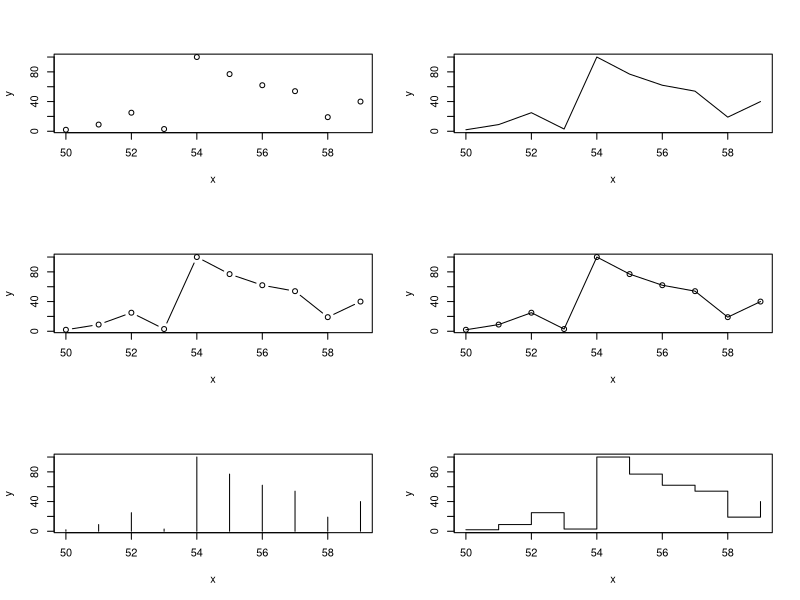
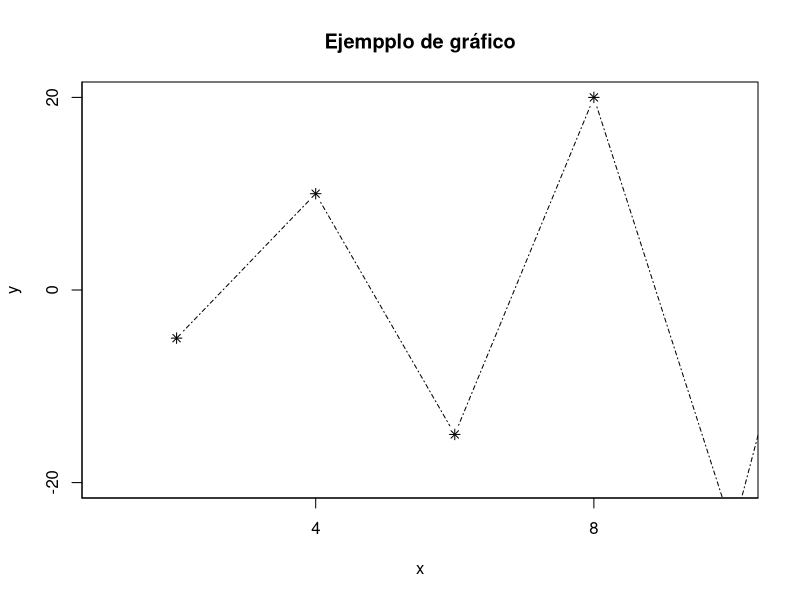
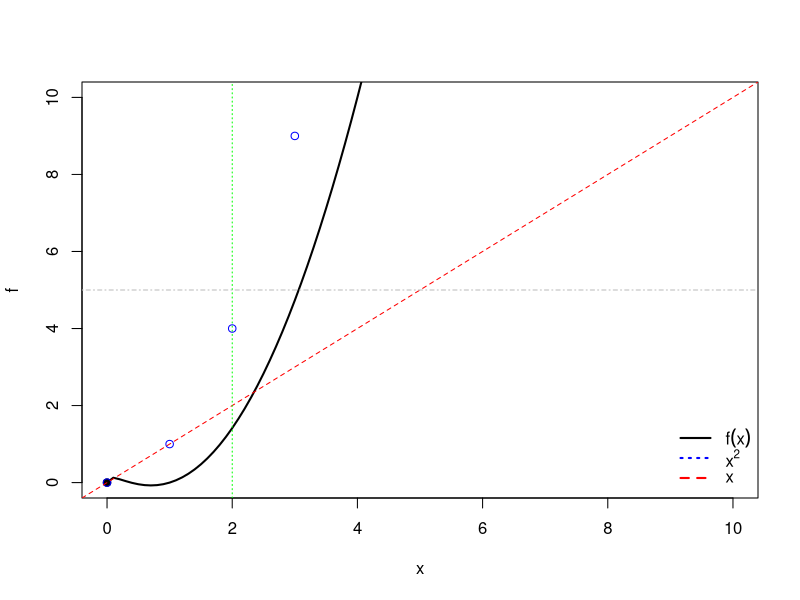
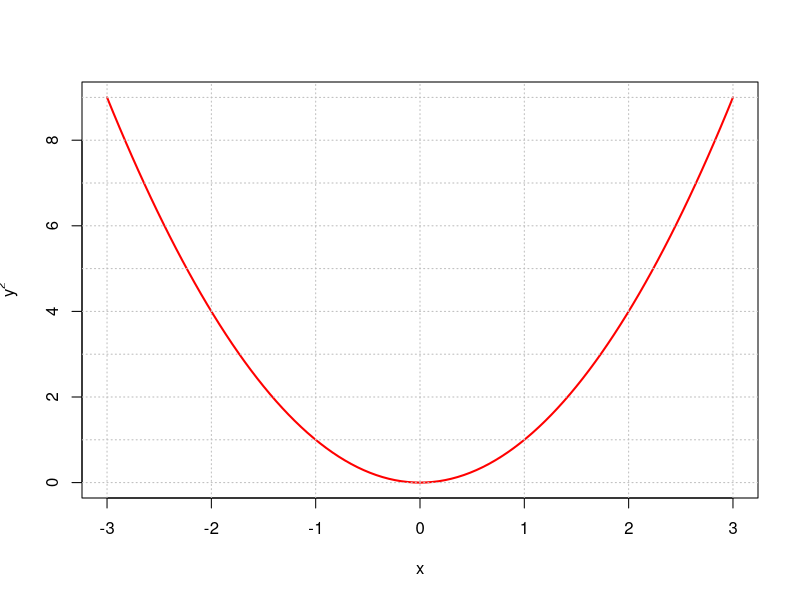
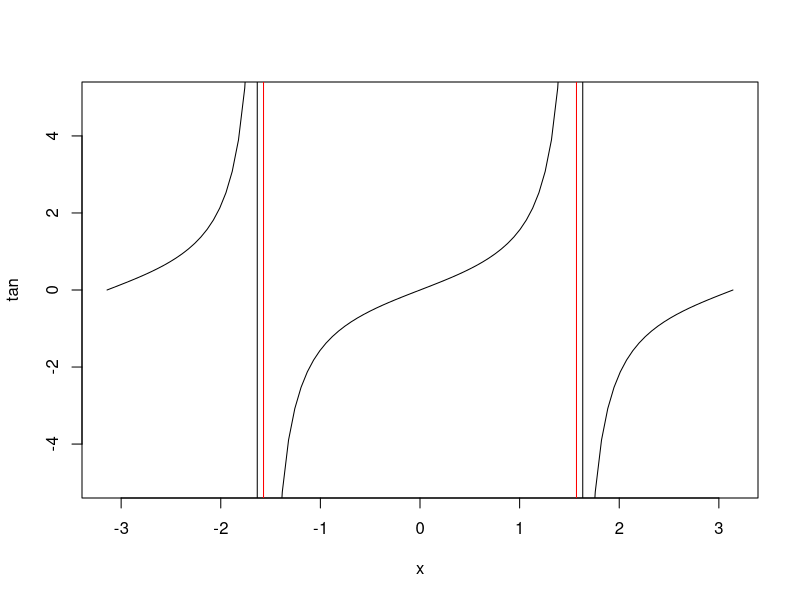
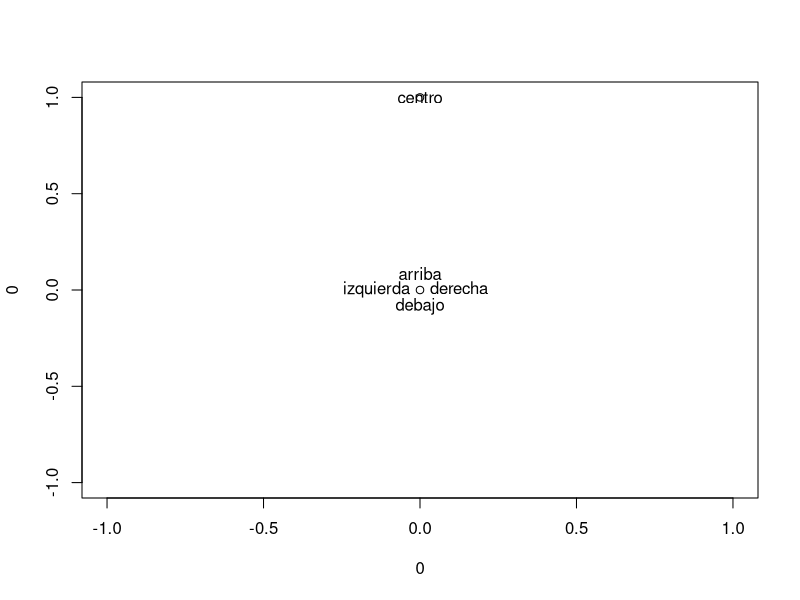
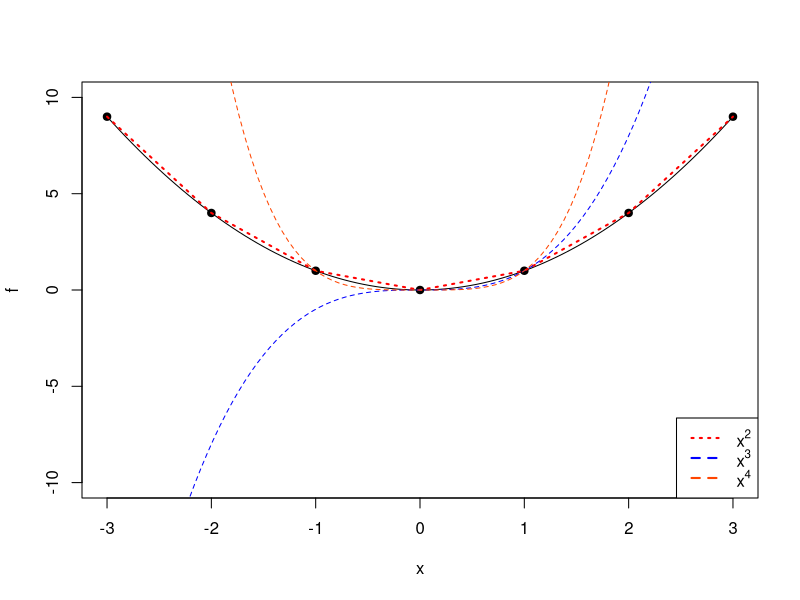
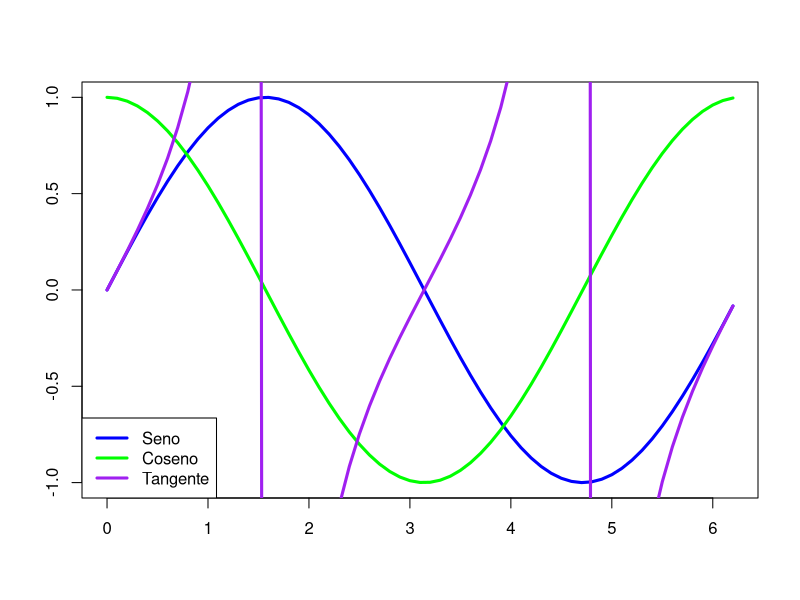

Source code (R) for these figures, in order:
## ---- chunk 1
knitr::opts_chunk$set(echo = TRUE)
## ---- chunk 2
par(mfrow = c(3,2))
x = c(50:59)
y = c(2,9,25,3,100,77,62,54,19,40)
plot(x,y, type = "p")
plot(x,y, type = "l")
plot(x,y, type = "b")
plot(x,y, type = "o")
plot(x,y, type = "h")
plot(x,y, type = "s")
par(mfrow = c(1,1))
## ---- chunk 3
x = (2*(1:20))
y = (-1)^(1:20)*5*(1:20)
plot(x,y, main="Ejempplo de gráfico", pch = 8, cex = 1, type = "b", lty=4, lwd="dashed", xaxp=c(0,40,10), yaxp=c(-100,100,10), xlim = c(1,10), ylim=c(-20,20))
## ---- chunk 4
f <- function(x){
  x^2 -2*x + sqrt(abs(x))
}
plot(f, xlim = c(0,10), ylim = c(0,10), lwd=2)
points(0,0, pch = 19)
points(-3:3, (-3:3)^2, col = "blue")
abline(0,1, lty = "dashed", col = "red")
abline(v = 2, lty = "dotted", col = "green")
abline(h = 5, lty = "dotdash", col = "gray")
legend("bottomright",
				col=c("black","blue","red"), 
				lty=c("solid", "dotted", "dashed"),
				legend=c(expression(f(x)),expression(x^2), expression(x = x)),
			    lwd=2,
			    bty="n"
			    )
## ---- chunk 5
f <- function(x){x^2}
plot(f, xlim=c(-3,3), col="red", lwd=2, ylab=expression(y^2), xlab="x")
abline(h=0:9, v=-3:3, lty ="dotted", col="grey")
## ---- chunk 6
plot(tan, xlim = c(-pi, pi), ylim = c(-5,5))
abline(v = c(-pi/2, pi/2), col = "red")
## ---- chunk 7
plot(0,0)
text(0,0, labels = "debajo", pos = 1)
text(0,0, labels = "izquierda", pos = 2)
text(0,0, labels = "arriba", pos = 3)
text(0,0, labels = "derecha", pos = 4)
points(0,1)
text(0,1, labels = "centro")
## ---- chunk 8
f <- function(x){x^2}
plot(f, xlim = c(-3,3), ylim = c(-10,10))
points(-3:3, f(-3:3), pch = 19)
lines(-3:3, f(-3:3), lwd = 2, lty = "dotted", col = "red")
curve(x^3, lty = "dashed", col = "blue", add = TRUE)
curve(x^4, lty = "dashed", col = "orangered", add=TRUE)
legend("bottomright", 
	legend = c(expression(x^2), expression(x^3), expression(x^4)), 
	lwd =2, 
	col = c("red", "blue", "orangered"),
	lty = c("dotted", "dashed", "dashed")
)
## ---- chunk 9
			x = seq(0,2*pi,0.1)
			plot(x,sin(x),type="l",col="blue",lwd=3, xlab="", ylab="")
			lines(x,cos(x),col="green",lwd=3)
			lines(x, tan(x), col="purple",lwd=3)
			legend("bottomleft",
				col=c("blue","green","purple"), 
				legend=c("Seno","Coseno", "Tangente"), 
			    lwd=3, 
			    bty="o"
			    )
